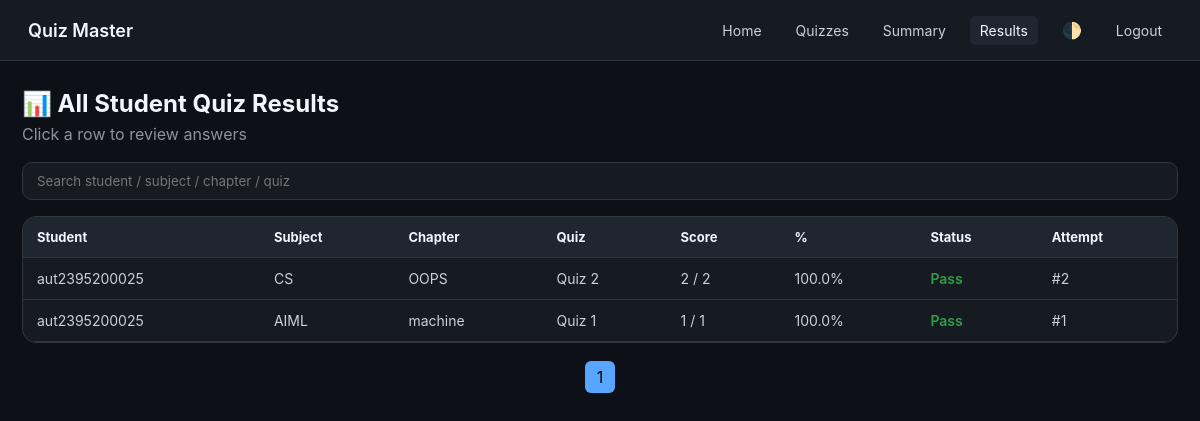
The app's page /teacher/results (signed in) with its own data.
### controller/models.py (models this page shows)
class QuizAttempt(db.Model):
    __tablename__ = "quiz_attempt"
    attempt_id = db.Column(db.Integer, primary_key=True)
    user_id = db.Column(
        db.Integer,
        db.ForeignKey("user.user_id"),
        nullable=False
    )
    quiz_id = db.Column(
        db.Integer,
        db.ForeignKey("quiz.quiz_id"),
        nullable=False
    )
    start_time = db.Column(db.DateTime, default=datetime.utcnow)
    end_time = db.Column(db.DateTime)
    score = db.Column(db.Integer, default=0)
    total_questions = db.Column(db.Integer)
    submitted = db.Column(db.Boolean, default=False)
    violations = db.Column(db.Integer, default=0)
    answers = db.relationship(
        "UserAnswer",
        backref="attempt",
        cascade="all, delete-orphan"
    )

class User(db.Model):
    __tablename__ = "user"
    user_id = db.Column(db.Integer, primary_key=True, autoincrement=True)
    username = db.Column(db.String(80), unique=True, nullable=False)   # email / login
    email = db.Column(db.String(120), unique=True, nullable=False)
    password_hash = db.Column(db.String(128), nullable=False)
    full_name = db.Column(db.String(120), nullable=False)
    profile_image = db.Column(db.String(255))
    registered_at = db.Column(db.DateTime, default=datetime.utcnow)
    roles = db.relationship(
        "Role",
        secondary="user_role",
        backref=db.backref("users", lazy=True)
    )
    student_details = db.relationship(
        "Student",
        backref="user",
        uselist=False,
        cascade="all, delete-orphan"
    )
    staff_details = db.relationship(
        "Staff",
        backref="user",
        uselist=False,
        cascade="all, delete-orphan"
    )
    attempts = db.relationship(
        "QuizAttempt",
        backref="user",
        cascade="all, delete-orphan"
    )
    is_active = db.Column(db.Boolean, default=True)

class Subject(db.Model):
    __tablename__ = "subject"
    subject_id = db.Column(db.Integer, primary_key=True)
    name = db.Column(db.String(100), unique=True, nullable=False)
    description = db.Column(db.Text)
    created_at = db.Column(db.DateTime, default=datetime.utcnow)
    chapters = db.relationship(
        "Chapter",
        backref="subject",
        cascade="all, delete-orphan"
    )

class Chapter(db.Model):
    __tablename__ = "chapter"
    chapter_id = db.Column(db.Integer, primary_key=True)
    subject_id = db.Column(
        db.Integer,
        db.ForeignKey("subject.subject_id"),
        nullable=False
    )
    name = db.Column(db.String(100), nullable=False)
    description = db.Column(db.Text)
    quizzes = db.relationship(
        "Quiz",
        backref="chapter",
        cascade="all, delete-orphan"
    )

class Quiz(db.Model):
    __tablename__ = "quiz"
    quiz_id = db.Column(db.Integer, primary_key=True)
    chapter_id = db.Column(
        db.Integer,
        db.ForeignKey("chapter.chapter_id"),
        nullable=False
    )
    scheduled_date = db.Column(db.DateTime, nullable=False)
    duration = db.Column(db.Integer, nullable=False)  # minutes
    status = db.Column(db.String(20), default="active")
    questions = db.relationship(
        "Question",
        backref="quiz",
        cascade="all, delete-orphan"
    )
    attempts = db.relationship(
        "QuizAttempt",
        backref="quiz",
        cascade="all, delete-orphan"
    )

### main.py (the view)
@app.route("/teacher/results")
@login_required
@role_required("teacher")
def teacher_results():
    page = request.args.get("page", 1, type=int)
    attempts = (
        QuizAttempt.query
        .filter(QuizAttempt.submitted == True)
        .order_by(QuizAttempt.attempt_id.desc())  # ✅ FIX HERE
        .paginate(page=page, per_page=10)
    )
    return render_template(
        "teacher/results.html",
        attempts=attempts
    )

### main.py (called while the page is built)
def login_required(f):
    @wraps(f)
    def wrapper(*args, **kwargs):
        if "user_id" not in session:
            flash("Please login first")
            return redirect(url_for("login"))
        return f(*args, **kwargs)
    return wrapper

def role_required(required_role):
    def decorator(f):
        @wraps(f)
        def wrapper(*args, **kwargs):
            if session.get("role") != required_role:
                flash("Unauthorized access")
                return redirect(url_for("login"))
            return f(*args, **kwargs)
        return wrapper
    return decorator

### templates/TEACHER/results.html (shortened to what this page needs)
<!DOCTYPE html>
<html lang="en">
<head>
</head>
<body>
<nav class="navbar">
    <div class="brand">Quiz Master</div>
    <div class="nav-links">
        <a class="nav-link" href="{{ url_for('teacher_dashboard') }}">Home</a>
        <a class="nav-link" href="{{ url_for('teacher_subjects') }}">Quizzes</a>
        <a class="nav-link" href="{{ url_for('teacher_summary') }}">Summary</a>
        <a class="nav-link active" href="{{ url_for('teacher_results') }}">Results</a>
        <span class="theme-toggle" onclick="toggleTheme()">🌓</span>
        <a class="nav-link" href="{{ url_for('logout') }}">Logout</a>
    </div>
</nav>
<div class="container">
<div class="header">
    <h1>📊 All Student Quiz Results</h1>
    <p>Click a row to review answers</p>
</div>
<div class="search-box">
    <input type="text"
           placeholder="Search student / subject / chapter / quiz"
           onkeyup="filterTable(this.value)">
</div>
<div class="table-wrap">
<table id="resultsTable">
<thead>
<tr>
    <th>Student</th>
    <th>Subject</th>
    <th>Chapter</th>
    <th>Quiz</th>
    <th>Score</th>
    <th>%</th>
    <th>Status</th>
    <th>Attempt</th>
</tr>
</thead>
<tbody>
{% for a in attempts.items %}
{% set total = a.quiz.questions|length %}
{% set percent = (a.score / total * 100) if total > 0 else 0 %}
<tr data-attempt-id="{{ a.attempt_id }}"
    data-search="{{ (a.user.username ~ ' ' ~ a.quiz.chapter.subject.name ~ ' ' ~ a.quiz.chapter.name)|lower }}"
    onclick="openAttempt(this)">
    <td>{{ a.user.username }}</td>
    <td>{{ a.quiz.chapter.subject.name }}</td>
    <td>{{ a.quiz.chapter.name }}</td>
    <td>Quiz {{ a.quiz.quiz_id }}</td>
    <td>{{ a.score }} / {{ total }}</td>
    <td>{{ percent|round(1) }}%</td>
    <td class="{{ 'pass' if percent >= 40 else 'fail' }}">
        {{ 'Pass' if percent >= 40 else 'Fail' }}
    </td>
    <td>#{{ a.attempt_id }}</td>
</tr>
{% endfor %}
</tbody>
</table>
</div>
<div class="pagination">
{% for p in range(1, attempts.pages + 1) %}
<a href="{{ url_for('teacher_results', page=p) }}"
   class="{{ 'active' if p == attempts.page else '' }}">
   {{ p }}
</a>
{% endfor %}
</div>
</div>
</body>
</html>

### templates/TEACHER/results.html (style rules this page uses)
:root { --bg:#0d1117; --panel:#161b22; --panel-soft:#1f2630; --border:#30363d; --text:#c9d1d9; --muted:#8b949e; --white:#f0f6fc; --accent:#58a6ff; --green:#2ea043; --red:#f85149; --radius:14px; }
* { margin:0; padding:0; box-sizing:border-box; font-family:-apple-system,BlinkMacSystemFont,"Segoe UI",Arial; }
body { background:var(--bg); color:var(--text); min-height:100vh; }
.navbar { display:flex; justify-content:space-between; align-items:center; padding:14px 28px; background:var(--panel); border-bottom:1px solid var(--border); }
.brand { font-size:18px; font-weight:600; color:var(--white); }
.nav-links { display:flex; gap:14px; align-items:center; }
.nav-link { color:var(--text); text-decoration:none; font-size:14px; padding:6px 10px; border-radius:6px; }
.nav-link.active { background:var(--panel-soft); color:var(--white); }
.theme-toggle { cursor:pointer; padding:6px 10px; border-radius:6px; }
.container { max-width:1400px; margin:28px auto; padding:0 22px; }
.header { margin-bottom:18px; }
.header h1 { color:var(--white); font-size:24px; }
.header p { color:var(--muted); margin-top:6px; }
.search-box { margin-bottom:16px; }
.search-box input { width:100%; padding:10px 14px; border-radius:10px; border:1px solid var(--border); background:var(--panel); color:var(--text); }
.table-wrap { background:var(--panel); border:1px solid var(--border); border-radius:var(--radius); overflow:hidden; }
table { width:100%; border-collapse:collapse; }
th,td { padding:12px 14px; border-bottom:1px solid var(--border); font-size:14px; white-space:nowrap; }
th { background:var(--panel-soft); color:var(--white); text-align:left; font-size:13px; }
tbody tr { cursor:pointer; }
.pass { color:var(--green);font-weight:600 }
.pagination { display:flex; justify-content:center; gap:10px; margin-top:18px; }
.pagination a { padding:6px 12px; border-radius:6px; background:var(--panel-soft); color:var(--text); text-decoration:none; }
.pagination a.active { background:var(--accent); color:#000; }

### records on screen
QuizAttempt: user.username "aut2395200025", quiz.chapter.subject.name "CS", quiz.chapter.name "OOPS", quiz.quiz_id "2", score "2", total "2", percent "100.0", value "Pass", attempt_id "2"
QuizAttempt: user.username "aut2395200025", quiz.chapter.subject.name "AIML", quiz.chapter.name "machine", quiz.quiz_id "1", score "1", total "1", percent "100.0", value "Pass", attempt_id "1"

### other values on screen
{{ p }} "1"
